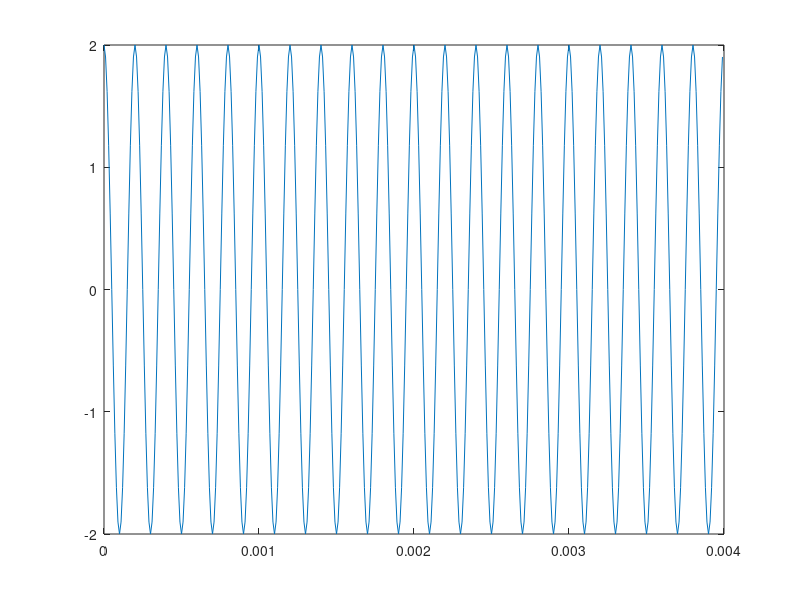

Source code (MATLAB):
   Fs = 100e3;
   dt = 1/Fs;
   
   t1 =  (0:dt:0.020-dt)';
   Fm1 = 1000;
   A = 2
   y1 = A*cos(2*pi*Fm1*t1);
   
   t2 =  (0:dt:0.004-dt)';
   Fm2 = 5000;
   B = 2
   y2 = B*cos(2*pi*Fm2*t2);
   
   plot(t2,y2)
  